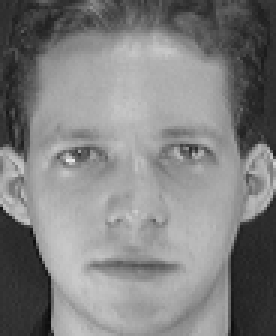
#> input picture 1.pgm, 92 x 112 px (shown 3 times larger)
$ python -i faceRecognitionHW4.py   (imports and definitions only)   (Python 2 division)
#> lines starting #> are read from the running program, lines starting #| are printed output that depends on the picture
import scipy.io as sio
import numpy as np
import re
from scipy import signal
from scipy.ndimage import imread
import matplotlib.pyplot as plt
import cmath
import math
import time
import scipy.ndimage as ndimage
from PIL import Image
from numpy import linalg as LA

#=========================  WAVELET FUNCTIONS  ===================================

#define the morlet function that return the real part
def morlet_real(x, y, sig, theta, C1, C2):
    # set variables
    cosTheta = np.cos(theta)
    sinTheta = np.sin(theta)
    pie = np.pi
    # one peak morlet wave function with greek letter equal to 4
    exponentOfEInsideBrackets = (pie / (2 * sig)) * ((x * cosTheta) + (y * sinTheta))
    exponentOfEOutsideBrackets = -(x**2 + y**2)/ (2 * sig**2)

    #morlet wave function
    #cmath.rect(r, phi) Return the complex number x with polar coordinates r and phi.
    z = C1 / sig * (cmath.rect(1, exponentOfEInsideBrackets) - C2) * np.exp(exponentOfEOutsideBrackets)
    return z.real


#define the morlet function that return the imaginary part
def morlet_imag(x, y, sig, theta, C1, C2):
    # set variables
    cosTheta = np.cos(theta)
    sinTheta = np.sin(theta)
    pie = np.pi
    # one peak morlet wave function with greek letter equal to 4
    exponentOfEInsideBrackets = (pie / (2 * sig)) * ((x * cosTheta) + (y * sinTheta))
    exponentOfEOutsideBrackets = -(x**2 + y**2)/ (2 * sig**2)

    #morlet wave function
    #cmath.rect(r, phi) Return the complex number x with polar coordinates r and phi.
    z = C1 / sig * (cmath.rect(1, exponentOfEInsideBrackets) - C2) * np.exp(exponentOfEOutsideBrackets)
    return z.imag

def morlet_complex(x, y, sig, theta, C1, C2):
    # set variables
    cosTheta = np.cos(theta)
    sinTheta = np.sin(theta)
    pie = np.pi
    # one peak morlet wave function with greek letter equal to 4
    exponentOfEInsideBrackets = (pie / (2 * sig)) * ((x * cosTheta) + (y * sinTheta))
    exponentOfEOutsideBrackets = -(x**2 + y**2)/ (2 * sig**2)

    #morlet wave function
    #cmath.rect(r, phi) Return the complex number x with polar coordinates r and phi.
    z = C1 / sig * (cmath.rect(1, exponentOfEInsideBrackets) - C2) * np.exp(exponentOfEOutsideBrackets)

    return z

#finds the constants c2
def find_c2(xymin, xymax, sig, theta):
    numerator = 0
    denominator = 0
    cosine = np.cos
    cosineTheta = np.cos(theta)
    sineTheta = np.sin(theta)
    pie = np.pi
    for x in range(xymin, xymax+1, 1):
        for y in range( xymin, xymax+1, 1):
            numerator = numerator + (cosine((pie / (2 * sig)) * ((x * cosineTheta) + (y * sineTheta))) * np.exp(-(x**2 + y**2)/(2 * sig**2)))
            denominator = denominator + (np.exp(-(x**2 + y**2)/(2 * sig**2)))

    C2 = numerator/denominator
    return C2


#finds the constant c1
def find_c1(xymin, xymax, sig, theta, C2):
    Z = 0
    pie = np.pi
    cosTheta = np.cos(theta)
    sinTheta = np.sin(theta)
    cosine = np.cos

    for x in range(xymin, xymax+1, 1):
        for y in range( xymin, xymax+1, 1):
            Z = Z + (1 - 2* C2 * cosine(pie/(2*sig) * ((x * cosTheta) + (y * sinTheta))) + C2**2) * np.exp((-(x**2 + y**2)/sig**2))
    C1 = 1/np.sqrt(Z)

    return C1


#plot the morlet function for the real
def morletMatrix_real(xymin, xymax, sig, theta):

    #find c1 and c2
    C2 = find_c2(xymin, xymax, sig, theta)
    C1 = find_c1(xymin, xymax, sig, theta, C2)

    #define grid over which the function should be plotted
    xx, yy = np.meshgrid(np.linspace(xymin, xymax, 33),np.linspace(xymin, xymax, 33))

    # fill a matrix with the morlet function values
    zz= np.zeros(xx.shape)
    for i in range(yy.shape[0]):
        for j in range(xx.shape[0]):
            zz[i,j] = morlet_real(xx[i,j], yy[i,j], sig, theta, C1, C2)

    return zz

# plot morlet function for imiginary
def morletMatrix_imag(xymin, xymax, sig, theta):
    #determine constants
    C2 = find_c2(xymin, xymax, sig, theta)
    C1 = find_c1(xymin, xymax, sig, theta, C2)

    #define grid over which the function should be plotted
    xx, yy = np.meshgrid(np.linspace(xymin, xymax, 33),np.linspace(xymin, xymax, 33))

    # fill a matrix with the morlet function values
    zz= np.zeros(xx.shape)
    for i in range(yy.shape[0]):
        for j in range(xx.shape[0]):
            zz[i,j] = morlet_imag(xx[i,j], yy[i,j], sig, theta, C1, C2)

    return zz

#morlet complex number
def morletMatrix_complex(xymin, xymax, sig, theta):
    #determine constants
    C2 = find_c2(xymin, xymax, sig, theta)
    C1 = find_c1(xymin, xymax, sig, theta, C2)

    #define grid over which the function should be plotted
    xx, yy = np.meshgrid(np.linspace(xymin, xymax, 33),np.linspace(xymin, xymax, 33))

    # fill a matrix with the morlet function values
    zz= np.zeros(xx.shape)
    for i in range(yy.shape[0]):
        for j in range(xx.shape[0]):
            zz[i,j] =morlet_complex(xx[i,j], yy[i,j], sig, theta, C1, C2)

    return zz

allvector = []# this will store all vectors needed to compute average face vector

#========================== LOAD FILE ==============================================


# get path


def do_everything(imageFileToOpen):
#> called with imageFileToOpen = '1.pgm'
        print "\nLoading Image File"

        imageFile = imageFileToOpen
        im1 = Image.open(imageFile)
#> im1 is the input picture: PIL image 92x112 L; min 11, max 234, mean 128.3

        width = 96
        height = 96

        #resize the image
        image = im1.resize((width, height), Image.BILINEAR)
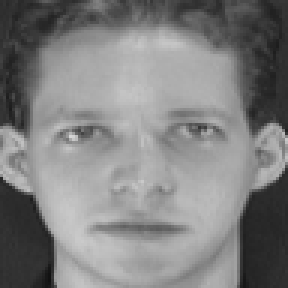
#> image: PIL image 96x96 L (shown 3 times larger); min 17, max 213, mean 128.4

        vector = []

        # used to calculate blocksizes
        def blockshaped(arr, nrows, ncols):

            h, w = arr.shape
            return (arr.reshape(h//nrows, nrows, -1, ncols)
                       .swapaxes(1,2)
                       .reshape(-1, nrows, ncols))

        #============================== LAYER 0 +===============================================

        print ("\nStarting Layer 0: Convolution with Gausian")

        # convolve with gausian
        gausianImageLayer0 = ndimage.gaussian_filter(image, sigma=(5, 5), order=0)
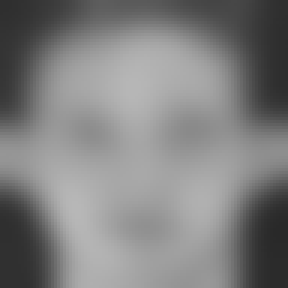
#> gausianImageLayer0: shape (96, 96) (shown 3 times larger); min 41, max 183, mean 127.4
        # print gausianImageLayer0

        width = len(gausianImageLayer0)/4
#> width = 24
        height = len(gausianImageLayer0[0])/4
#> height = 24

        # divide gausian blur image into blocks have size 4x4 or row x col
        blocks = blockshaped(gausianImageLayer0, width, height)

        # find the max of each block
        for i in range(len(blocks)):
            layer0Max =  np.amax(blocks[i])
            vector.append(layer0Max)
#> this loop made 16 passes
#> layer0Max on passes 1 to 12: 158, 180, 179, 151, 163, 182, 181, 156, 182, 183, 176, 170
#> after the loop, vector = [158, 180, 179, 151, 163, 182, 181, 156, 182, 183, 176, 170, 180, 183, 173, 163]

        print str(imageFileToOpen) + " vector currently is " + str(vector)
#| 1.pgm vector currently is [158, 180, 179, 151, 163, 182, 181, 156, 182, 183, 176, 170, 180, 183, 173, 163]
        print "length of vector 0 is " + str(len(vector))
#| length of vector 0 is 16
        print ("\n =================================================\n")


        #============================== LAYER 1 +===============================================


        print ("\nStarting Layer 1: ")
        start_time = time.clock()

        def level1(image, pie, sigma):

            print "Computing wavelet at angle " + str(pie) + " and sigma " + str(sigma)
            # compute real part
            kernel = morletMatrix_real(-16, 16, sigma, pie)
            realResponse = signal.convolve2d(image, kernel, boundary='symm', mode='same')
            # save real part for layer 2


            # compute imiginary part
            kernel = morletMatrix_imag(-16, 16, sigma, pie)
            imaginaryResponse = signal.convolve2d(image, kernel, boundary='symm', mode='same')
            #save imiginary response

            #get the magnitude of each pixel in the image
            magnitudeSigma3Theta0 = np.sqrt((realResponse**2)+(imaginaryResponse**2))

            # downsample. convolve each pixel(which is magnitude) with a gausian
            gausianSigma3Theta0 = ndimage.gaussian_filter(magnitudeSigma3Theta0, sigma=(5, 5), order=0)


            width = len(gausianSigma3Theta0)/4
            height = len(gausianSigma3Theta0[0])/4

            # divide gausian blur image into blocks have size 4x4 or row x col
            blocks = blockshaped(gausianSigma3Theta0, width, height)

            # find the max of each block
            for i in range(len(blocks)):
                layer0Max =  np.amax(blocks[i])
                vector.append(layer0Max)


        pies = [0, np.pi/4, np.pi/2, 3*np.pi/4]

        for i in range(len(pies)):
            level1(image, pies[i], 3)
            level1(image, pies[i], 5)
#> this loop made 4 passes
#> pass 1, in level1, `realResponse = signal.convolve2d(image, kernel, boundary='symm', mode=..`:
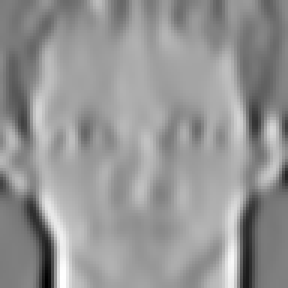
#> realResponse: shape (96, 96) float64 (shown 3 times larger); min -91.64, max 119, mean 31.8; drawn with min black and max white
#> pass 1, in level1, `imaginaryResponse = signal.convolve2d(image, kernel, boundary='symm', ..`:
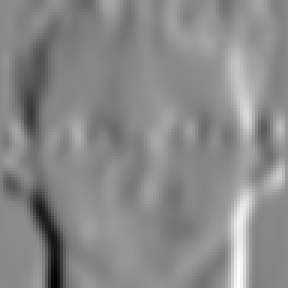
#> imaginaryResponse: shape (96, 96) float64 (shown 3 times larger); min -204.1, max 175.6, mean 0.6; drawn with min black and max white
#> pass 1, in level1, `magnitudeSigma3Theta0 = np.sqrt((realResponse**2)+(imaginaryResponse**..`:
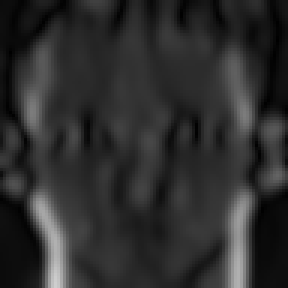
#> magnitudeSigma3Theta0: shape (96, 96) float64 (shown 3 times larger); min 0.738, max 206.5, mean 46.3
#> pass 1, in level1, `gausianSigma3Theta0 = ndimage.gaussian_filter(magnitudeSigma3Theta0, s..`:
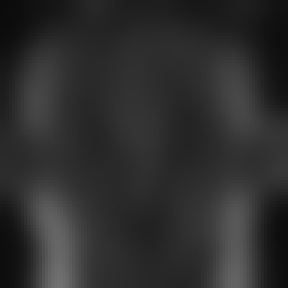
#> gausianSigma3Theta0: shape (96, 96) float64 (shown 3 times larger); min 11.7, max 113, mean 46.3

        print "\nLayer 1 finished\n"
        print str(imageFileToOpen) + " vector currently is " + str(vector)
#> (printed output is left out)
        print "length of vector 1 is " + str(len(vector))
#| length of vector 1 is 144
        print "Time taken was " + str(time.clock() - start_time), "seconds\n"
        print ("\n =================================================\n")
        allvector.append(vector)


#=================================== AVERAGE FACE VECTOR  ====================================================

# [1 line not run here, left out]
start_time = time.clock()


# open faces
# [4 lines not run here, left out]

# # open non faces
# for i in range(1, 401):
#         image = "nonfaces/" + str(i) + ".png"
#         do_everything(image)


# summ all of the indicies at each index of each array
# [1 line that did not run here, left out]

# [18 lines not run here, left out]


#================================= Euclidean distance ==========================================
euclideanDistance = 0
arrOfArraysfaceVectorDifferenceFromAverage = [] # this will have at each index, an array. in that array is the values from the distance to the average

# [17 lines not run here, left out]


N = len(arrOfArraysfaceVectorDifferenceFromAverage)# get number of face vectors

covarianceMatrix =[[0]*144 for i in range(144)]#create an empty covariance matrix

# [13 lines not run here, left out]

v = LA.eig(np.diag((1, 2, 3)))


#============================== LAYER 2 +===============================================

# print ("\nStarting Layer 2: ")
# start_time = time.clock()
#
# waveletResponses = []
# # compute wavelet response
# def computeWaveletComplexNumber(image, pie, sigma):
#     kernel = morletMatrix_complex(-16, 16, sigma, pie)
#     waveletResponse = signal.convolve2d(image, kernel, boundary='symm', mode='same')
#     return waveletResponse
#
#
# def level2(image, pie, sigma):
#
#     print "Computing wavelet at angle " + str(pie) + " and sigma " + str(sigma)
#     # compute real part
#     kernel = morletMatrix_real(-16, 16, sigma, pie)
#     realResponse = signal.convolve2d(image, kernel, boundary='symm', mode='same')
#
#
#     # compute imiginary part
#     kernel = morletMatrix_imag(-16, 16, sigma, pie)
#     imaginaryResponse = signal.convolve2d(image, kernel, boundary='symm', mode='same')
#
#
#     #get the magnitude of each pixel in the image
#     magnitudeSigma3Theta0 = np.sqrt((realResponse**2)+(imaginaryResponse**2))
#
#     # downsample. convolve each pixel(which is magnitude) with a gausian
#     gausianSigma3Theta0 = ndimage.gaussian_filter(magnitudeSigma3Theta0, sigma=(5, 5), order=0)
#
#     width = len(gausianSigma3Theta0)/4
#     height = len(gausianSigma3Theta0[0])/4
#
#     # divide gausian blur image into blocks have size 4x4 or row x col
#     blocks = blockshaped(gausianSigma3Theta0, width, height)
#
#     # find the max of each block
#     for i in range(len(blocks)):
#         layer0Max =  np.amax(blocks[i])
#         vector.append(layer0Max)
#
#
# # compute wavelet responses for level 1 stuff so we have an array with 8 'images'
# for i in range(len(pies)):
#     waveletResponses.append(computeWaveletComplexNumber(image, pies[i], 3))
#     waveletResponses.append(computeWaveletComplexNumber(image, pies[i], 5))
#
# # for each pie, compute the wavelet response for each of level 1 wavelet's responses
# for j in range(len(pies)):
#     for k in range(len(waveletResponses)):
#         level2(waveletResponses[k], pies[i], 3)
#         level2(waveletResponses[k], pies[i], 5)
#
#
# print "\nLayer 2 finished\n"
# print "vector currently is " + str(vector)
# print "length of vector is " + str(len(vector))
# print "Time taken was " + str(time.clock() - start_time), "seconds\n"
# print ("\n =================================================\n")


#====================================================== ANSWERS ===============================================
# faces
# Mean of all face vectors: 394517.830638
#
# Median of all face vectors: 385011.701466

>>> result = do_everything('1.pgm')

$ run again, on 10.pgm
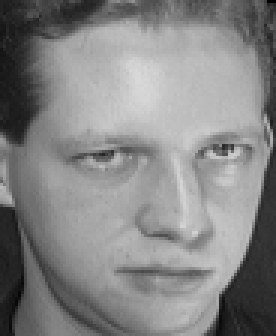
#> input picture 10.pgm, 92 x 112 px (shown 3 times larger)
#> in do_everything, im1 is the input picture: PIL image 92x112 L; min 1, max 217, mean 132.8
#> in do_everything, `gausianImageLayer0 = ndimage.gaussian_filter(image, sigma=(5, 5), orde..`:
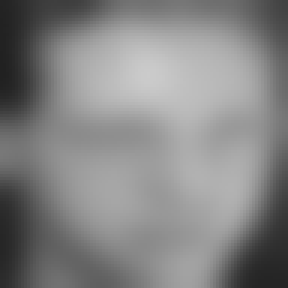
#> gausianImageLayer0: shape (96, 96) (shown 3 times larger); min 33, max 203, mean 131.8
#> in do_everything, `width = len(gausianImageLayer0)/4`: width = 24
#> the loop in do_everything, `for i in range(len(blocks)):` made 16 passes
#> layer0Max on passes 1 to 8: 158, 201, 202, 183, 158, 202, 203, 184
#> after the loop in do_everything, `for i in range(len(blocks)):`: vector = [158, 201, 202, 183, 158, 202, 203, 184, 152, 166, 177, 178, 133, 160, 167, 170]
#| 10.pgm vector currently is [158, 201, 202, 183, 158, 202, 203, 184, 152, 166, 177, 178, 133, 160, 167, 170]
#| length of vector 0 is 16
#> the loop in do_everything, `for i in range(len(pies)):` made 4 passes
#> pass 1, in level1, `gausianSigma3Theta0 = ndimage.gaussian_filter(magnitudeSigma3Theta0, s..`:
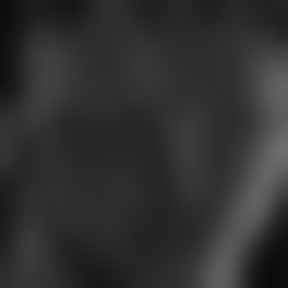
#> gausianSigma3Theta0: shape (96, 96) float64 (shown 3 times larger); min 11.09, max 109.7, mean 48.4
#> (printed output is left out)
#| length of vector 1 is 144

$ run again, on 2.pgm
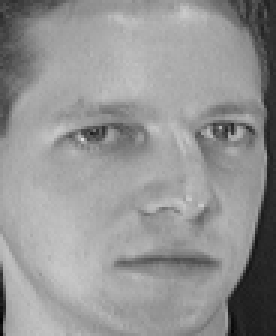
#> input picture 2.pgm, 92 x 112 px (shown 3 times larger)
#> in do_everything, im1 is the input picture: PIL image 92x112 L; min 2, max 223, mean 148
#> in do_everything, `gausianImageLayer0 = ndimage.gaussian_filter(image, sigma=(5, 5), orde..`:
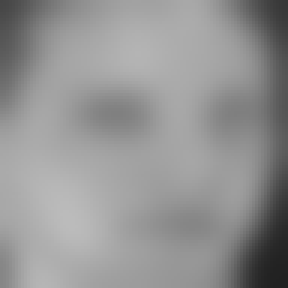
#> gausianImageLayer0: shape (96, 96) (shown 3 times larger); min 33, max 187, mean 147
#> in do_everything, `width = len(gausianImageLayer0)/4`: width = 24
#> the loop in do_everything, `for i in range(len(blocks)):` made 16 passes
#> layer0Max on passes 1 to 8: 166, 180, 179, 165, 170, 175, 175, 162
#> after the loop in do_everything, `for i in range(len(blocks)):`: vector = [166, 180, 179, 165, 170, 175, 175, 162, 187, 186, 166, 158, 187, 187, 158, 148]
#| 2.pgm vector currently is [166, 180, 179, 165, 170, 175, 175, 162, 187, 186, 166, 158, 187, 187, 158, 148]
#| length of vector 0 is 16
#> the loop in do_everything, `for i in range(len(pies)):` made 4 passes
#> pass 1, in level1, `gausianSigma3Theta0 = ndimage.gaussian_filter(magnitudeSigma3Theta0, s..`:
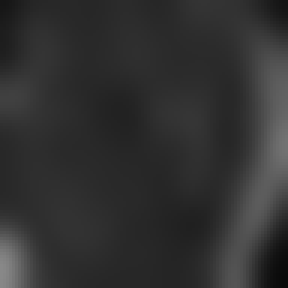
#> gausianSigma3Theta0: shape (96, 96) float64 (shown 3 times larger); min 10.44, max 136.9, mean 49.4
#> (printed output is left out)
#| length of vector 1 is 144

$ run again, on 3.pgm
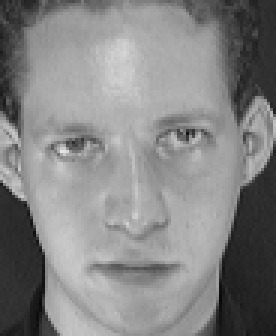
#> input picture 3.pgm, 92 x 112 px (shown 3 times larger)
#> in do_everything, im1 is the input picture: PIL image 92x112 L; min 7, max 232, mean 132.6
#> in do_everything, `gausianImageLayer0 = ndimage.gaussian_filter(image, sigma=(5, 5), orde..`:
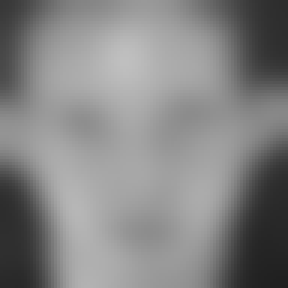
#> gausianImageLayer0: shape (96, 96) (shown 3 times larger); min 31, max 191, mean 131.6
#> in do_everything, `width = len(gausianImageLayer0)/4`: width = 24
#> the loop in do_everything, `for i in range(len(blocks)):` made 16 passes
#> layer0Max on passes 1 to 8: 170, 191, 184, 150, 170, 189, 183, 158
#> after the loop in do_everything, `for i in range(len(blocks)):`: vector = [170, 191, 184, 150, 170, 189, 183, 158, 180, 182, 171, 164, 178, 181, 167, 147]
#| 3.pgm vector currently is [170, 191, 184, 150, 170, 189, 183, 158, 180, 182, 171, 164, 178, 181, 167, 147]
#| length of vector 0 is 16
#> the loop in do_everything, `for i in range(len(pies)):` made 4 passes
#> pass 1, in level1, `gausianSigma3Theta0 = ndimage.gaussian_filter(magnitudeSigma3Theta0, s..`:
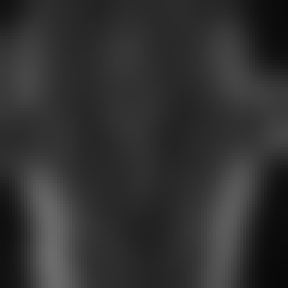
#> gausianSigma3Theta0: shape (96, 96) float64 (shown 3 times larger); min 8.02, max 107.5, mean 49
#> (printed output is left out)
#| length of vector 1 is 144
